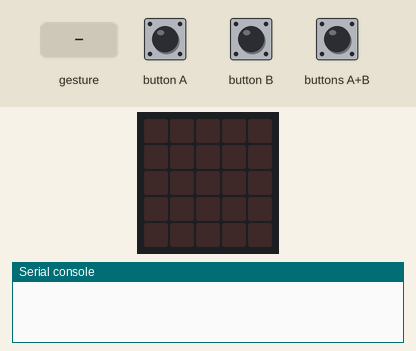
Bench run of a program on a simulated BBC micro:bit (MakeCode). Shown: the board's 5×5 LED display, the last lines printed to the serial console. The inputs (shaded band) are chosen by the test bench. No radio messages arrive unless stated (any console line starting 'radio sent:' is added by the test bench); a tilt is held for 1.5 s and a shake lasts 1 s, then the board lies face up again.

Above: at 1.2 s.
1.3 s: buttons A+B pressed for 0.15 s
At 1.65 s:
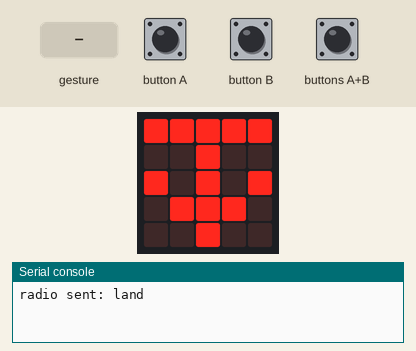
3.3 s: gesture 'shake'
At 3.7 s:
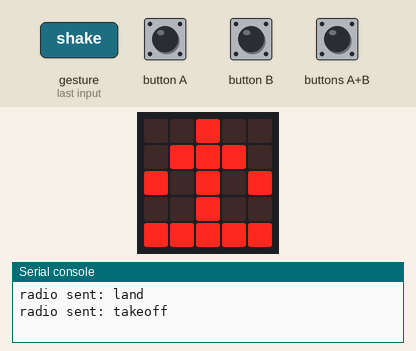
5.4 s: button A pressed for 0.15 s
At 5.75 s:
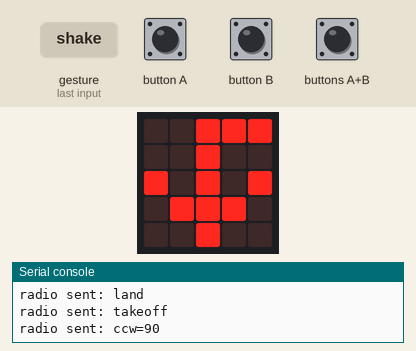
7.4 s: button B pressed for 0.15 s
At 7.75 s:
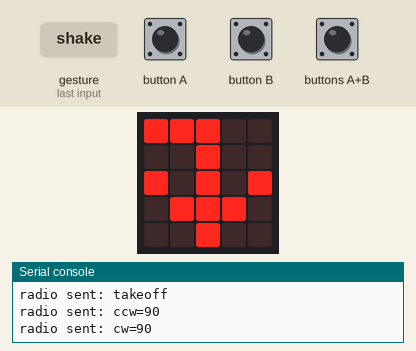
9.4 s: gesture 'tilt right'
At 9.7 s:
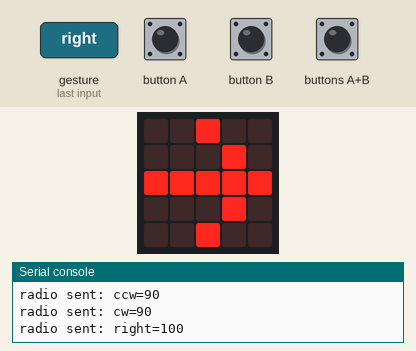
11.4 s: gesture 'tilt left'
At 11.7 s:
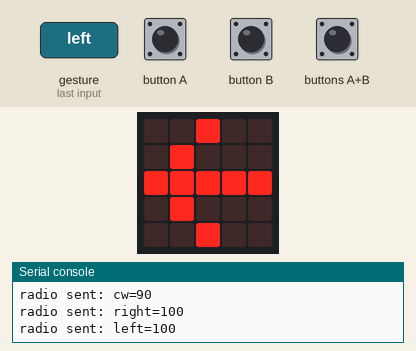
Timing chart, 0 to 14.4 s (numbered marks = the images above; inputs shaded):
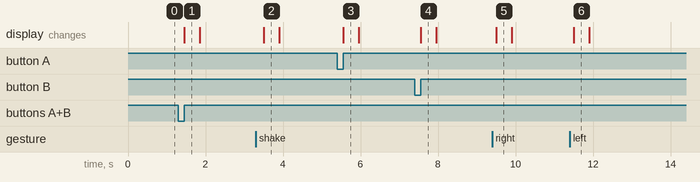

The program:

main.ts
```typescript
input.onGesture(Gesture.TiltRight, function () {
    if (flying == 1) {
        radio.sendString("right=" + ("" + right))
        basic.showLeds(`
            . . # . .
            . . . # .
            # # # # #
            . . . # .
            . . # . .
            `)
        basic.clearScreen()
    }
})
input.onButtonPressed(Button.A, function () {
    if (flying == 1) {
        radio.sendString("ccw=" + ("" + degrees))
        flying = 1
        basic.showLeds(`
            . . # # #
            . . # . .
            # . # . #
            . # # # .
            . . # . .
            `)
        basic.clearScreen()
    }
})
input.onGesture(Gesture.TiltLeft, function () {
    if (flying == 1) {
        radio.sendString("left=" + ("" + left))
        basic.showLeds(`
            . . # . .
            . # . . .
            # # # # #
            . # . . .
            . . # . .
            `)
        basic.clearScreen()
    }
})
input.onGesture(Gesture.LogoUp, function () {
    if (flying == 1) {
        radio.sendString("Back=" + ("" + back))
        basic.showLeds(`
            . . # . .
            . . # . .
            # . # . #
            . # # # .
            . . # . .
            `)
        basic.clearScreen()
    }
})
input.onGesture(Gesture.Shake, function () {
    radio.sendString("takeoff")
    flying = 1
    basic.showLeds(`
        . . # . .
        . # # # .
        # . # . #
        . . # . .
        # # # # #
        `)
    basic.clearScreen()
})
input.onGesture(Gesture.LogoDown, function () {
    if (flying == 1) {
        radio.sendString("forward=" + ("" + forward))
        basic.showLeds(`
            . . # . .
            . # # # .
            # . # . #
            . . # . .
            . . # . .
            `)
        basic.clearScreen()
    }
})
input.onButtonPressed(Button.AB, function () {
    radio.sendString("land")
    flying = 0
    basic.showLeds(`
        # # # # #
        . . # . .
        # . # . #
        . # # # .
        . . # . .
        `)
    basic.clearScreen()
})
input.onButtonPressed(Button.B, function () {
    if (flying == 1) {
        radio.sendString("cw=" + ("" + degrees))
        flying = 1
        basic.showLeds(`
            # # # . .
            . . # . .
            # . # . #
            . # # # .
            . . # . .
            `)
        basic.clearScreen()
    }
})
let back = 0
let forward = 0
let right = 0
let left = 0
let degrees = 0
let flying = 0
radio.setGroup(1)
flying = 0
degrees = 90
left = 100
right = 100
forward = 100
back = 100
```

test.ts
```typescript
// テストはここに来ます。このパッケージが拡張機能として使用されるときにはコンパイルされません。
```

Measured:
- after the input at 1.3 s, the display: changes after 0.15 s (image 1)
- after the input at 3.3 s, the display: changes after 0.20 s (image 2)
- after the input at 5.4 s, the display: changes after 0.15 s (image 3)
- after the input at 7.4 s, the display: changes after 0.15 s (image 4)
- after the input at 9.4 s, the display: changes after 0.10 s (image 5)
- after the input at 11.4 s, the display: changes after 0.10 s (image 6)
- what the display in image 1 shows lasts 0.4 s, from 1.5 s to 1.9 s
